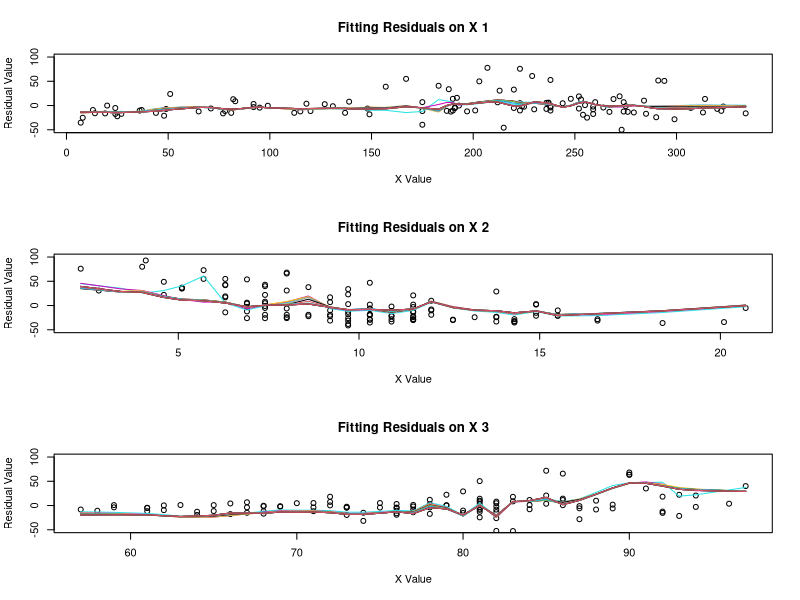

Write the R code that produced this figure.
# StatMod2 - Backfitting HW - Exercices 4

library(stats)

setwd("~/Google Drive/2. SPRING 2015/STAT MOD 2 - Prof Scott/backfitting")
#setwd("~/Documents/latex")
data <- read.csv("air.csv")
data <- data[order(data[, 1]), ]

y <- as.matrix(data$Ozone)
x <- data[,c("Solar.R","Wind","Temp")]
n <- length(data[,1])
p <- dim(x)[2]
times <- 50

# Initialize alpha, f, and mses.
a <- mean(y)
f <- array(0, dim=c(p, n))


Backfit <- function(q) {
  mses <- c(1000)
  delta <- 100
  t <- 1
  
  # Do t iterations, until convergence criterion.
  while (delta > 0.05) {
    # Rather than convergence, I record all MSEs for review, below.
    
    # Do for each partial residual (kth predictor).
    #for (k in c(1, 2, 3)) {
    #for (k in c(3, 2, 1)) {
    for (k in c(2, 1, 3)) {
      
      # Remove one column, to make p-1 by 1 matrix.
      f.minus.k <- as.matrix(f[-k,])
      
      # Prepare value to smooth; the Yi - a - sum(...).
      to.smooth <- rep(0, n)
      for (i in 1:n) {
        to.smooth[i] <- y[i] - a - sum(f.minus.k[,i])
      }
      
      # Fit kth residual against kth column of x.
      partial.data <- cbind(y, x[k],to.smooth)
      partial.data <- partial.data[order(partial.data[,2]),]
      predicted <- rep(0, n)
      predicted <- lowess(partial.data[,c(2,3)], f=.1)$y
     
      # Plot stuff.
      if (k==q) {
        if (t==1) {
          plot(t(x[k]), to.smooth, main=paste("Fitting Residuals on X", k),
               ylim=c(-50,100), xlab="X Value", ylab="Residual Value")
        }
        # Plot lines, ignoring first 20 (burn-in).
        if (t>20) {
          lines(partial.data[,2], predicted, col=t)
        }
      }
      
      # Attach predicted values to a resorted (by y) matrix.
      to.sort <- cbind(partial.data, predicted)
      resorted <- to.sort[order(to.sort[,1]),]
      # Record K-th predictor for t-th iteration.
      f[k,] <- resorted$predicted - mean(resorted$predicted)
    }
    
    mses[t+1] <- mean((y - a - colSums(f))^2)
    # To not index mses[t-1], first real value is mses[2].
    delta <- abs(mses[t+1]-mses[t])
    t <- t+1
  }
  
  return (mses)
}

par(mfrow=c(3,1))
for (q in 1:p) {
  mses <- Backfit(q)
}

print (length(mses))
print (summary(mses))

